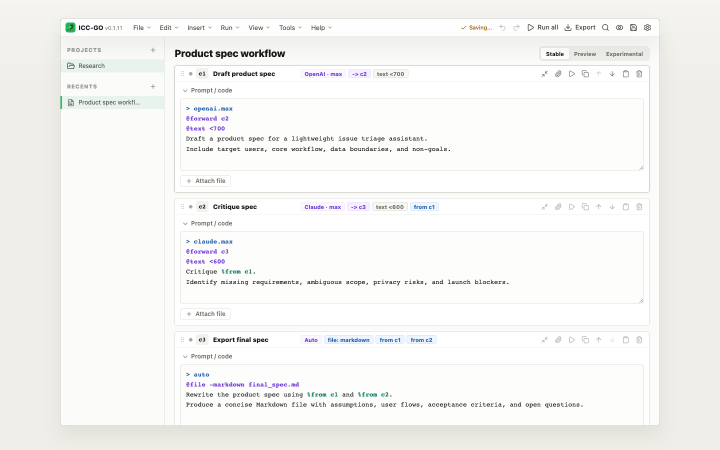
#> input picture docs/assets/icc-go-demo-source.png, 1440 x 900 px (shown at 1/2 size); the run also reads 1 picture not shown here
$ python create-demo-gif.py
#> lines starting #> are read from the running program, lines starting #| are printed output that depends on the picture
#!/usr/bin/env python3
from pathlib import Path

from PIL import Image, ImageDraw, ImageFont

ROOT = Path(__file__).resolve().parents[1]
DEMO_SOURCE_SCREENSHOT = ROOT / "docs" / "assets" / "icc-go-demo-source.png"
DEMO_SOURCE_C3_SCREENSHOT = ROOT / "docs" / "assets" / "icc-go-demo-source-c3.png"
SITE_SCREENSHOT = ROOT.parent / "icc-go-site" / "public" / "screenshots" / "notebook-home.png"
OUT = ROOT / "docs" / "assets" / "icc-go-60s-demo.gif"

W, H = 1180, 760
CAPTION_H = 90
SHOT_H = H - CAPTION_H
BG = "#f5f7ff"
INK = "#101010"
MUTED = "#62625d"
GREEN = "#29b83a"
GREEN_SOFT = "#e9f8ee"
BORDER = "#c7d8c5"
WHITE = "#ffffff"


def font(size, bold=False):
#> called with size = 26, bold = True
    candidates = [
        "/System/Library/Fonts/Supplemental/Arial Bold.ttf" if bold else "/System/Library/Fonts/Supplemental/Arial.ttf",
        "/System/Library/Fonts/Supplemental/Helvetica Bold.ttf" if bold else "/System/Library/Fonts/Supplemental/Helvetica.ttf",
        "/usr/share/fonts/truetype/dejavu/DejaVuSans-Bold.ttf" if bold else "/usr/share/fonts/truetype/dejavu/DejaVuSans.ttf",
    ]
    for candidate in candidates:
        try:
            return ImageFont.truetype(candidate, size)
        except OSError:
            pass
    return ImageFont.load_default()


TITLE = font(26, bold=True)
BODY = font(21)
SMALL = font(18)


SOURCES = {
    "top": DEMO_SOURCE_SCREENSHOT,
    "c3": DEMO_SOURCE_C3_SCREENSHOT,
}


def source_image(name="top"):
#> called with name = 'top'
    preferred = SOURCES.get(name, DEMO_SOURCE_SCREENSHOT)
    source = preferred if preferred.exists() else DEMO_SOURCE_SCREENSHOT
    source = source if source.exists() else SITE_SCREENSHOT
    if not source.exists():
        raise FileNotFoundError(
            f"Demo GIF needs a real notebook screenshot at {DEMO_SOURCE_SCREENSHOT} or {SITE_SCREENSHOT}."
        )
    return Image.open(source).convert("RGB")
#> returned value is the input picture: PIL image 1440x900 RGB; mean R, G, B 245.1, 245, 243.4


def cover_to_viewport(image, focus_rect):
#> called with focus_rect = (285, 125, 820, 435)
    scale = max(W / image.width, SHOT_H / image.height)
#> scale = 0.819
    resized = image.resize((round(image.width * scale), round(image.height * scale)), Image.Resampling.LANCZOS)
    left = max(0, (resized.width - W) // 2)
#> left = 0
    _, focus_y, _, focus_height = focus_rect
    focus_center = round((focus_y + focus_height / 2) * scale)
#> focus_center = 281
    top = max(0, min(resized.height - SHOT_H, focus_center - SHOT_H // 2))
#> top = 0
    crop = resized.crop((left, top, left + W, top + SHOT_H))
    return crop, scale, left, top


def transform_rect(rect, scale, left, top):
    x, y, width, height = rect
    return (
        round(x * scale - left),
        round(y * scale - top),
        round((x + width) * scale - left),
        round((y + height) * scale - top),
    )


def wrap_text(draw, text, max_width, line_font):
    words = text.split()
    lines = []
    current = ""
    for word in words:
        candidate = f"{current} {word}".strip()
        if current and draw.textbbox((0, 0), candidate, font=line_font)[2] > max_width:
            lines.append(current)
            current = word
        else:
            current = candidate
    if current:
        lines.append(current)
    return lines


def frame(step):
    source = source_image(step.get("source", "top"))
    base, scale, left, top = cover_to_viewport(source, step["rect"])
#> scale = 0.819; left = 0; top = 0
    img = Image.new("RGB", (W, H), BG)
    img.paste(base, (0, 0))

    draw = ImageDraw.Draw(img)
    rect = transform_rect(step["rect"], scale, left, top)
#> rect = (234, 102, 905, 459)
    draw.rounded_rectangle(rect, radius=16, outline=GREEN, width=4)

    draw.rounded_rectangle((0, SHOT_H, W, H), radius=0, fill=WHITE)
    draw.line((0, SHOT_H, W, SHOT_H), fill=BORDER, width=2)
    draw.rounded_rectangle((42, SHOT_H + 24, 114, SHOT_H + 58), radius=17, fill=GREEN_SOFT)
    draw.text((65, SHOT_H + 28), step["index"], fill=GREEN, font=SMALL)
    draw.text((138, SHOT_H + 18), step["title"], fill=INK, font=TITLE)

    y = SHOT_H + 52
    for line in wrap_text(draw, step["caption"], W - 180, BODY):
#> in wrap_text, `words = text.split()`: words = ['c1', 'keeps', 'the', 'prompt', 'readable', 'while', 'route,', 'output', 'limit,', 'and', '@forward', 'c2', 'stay', 'explicit.']
#> in wrap_text, `current = ""`: current = ''
        draw.text((138, y), line, fill=MUTED, font=BODY)
        y += 26
#> this loop made 1 pass
#> after the loop, y = 748
    return img


STEPS = [
    {
        "index": "01",
        "title": "Draft product spec",
        "caption": "c1 keeps the prompt readable while route, output limit, and @forward c2 stay explicit.",
        "rect": (285, 125, 820, 435),
    },
    {
        "index": "02",
        "title": "Critique with context",
        "caption": "c2 can reuse %from c1 directly, so prior output becomes addressable input instead of copied chat text.",
        "rect": (285, 565, 820, 370),
    },
    {
        "index": "03",
        "title": "Export an artifact",
        "caption": "c3 declares @file -markdown final_spec.md, making the expected output visible before the run.",
        "rect": (285, 500, 820, 425),
        "source": "c3",
    },
    {
        "index": "04",
        "title": "Inspect and share",
        "caption": "The notebook preserves cells, references, run history, and generated files as one reproducible workflow.",
        "rect": (1120, 78, 300, 790),
    },
]


def main():
    OUT.parent.mkdir(parents=True, exist_ok=True)
    frames = [frame(step) for step in STEPS]
#> call 2 of cover_to_viewport, with focus_rect = (285, 565, 820, 370)
#> in cover_to_viewport (call 2), `crop = resized.crop((left, top, left + W, top + SHOT_H))`:
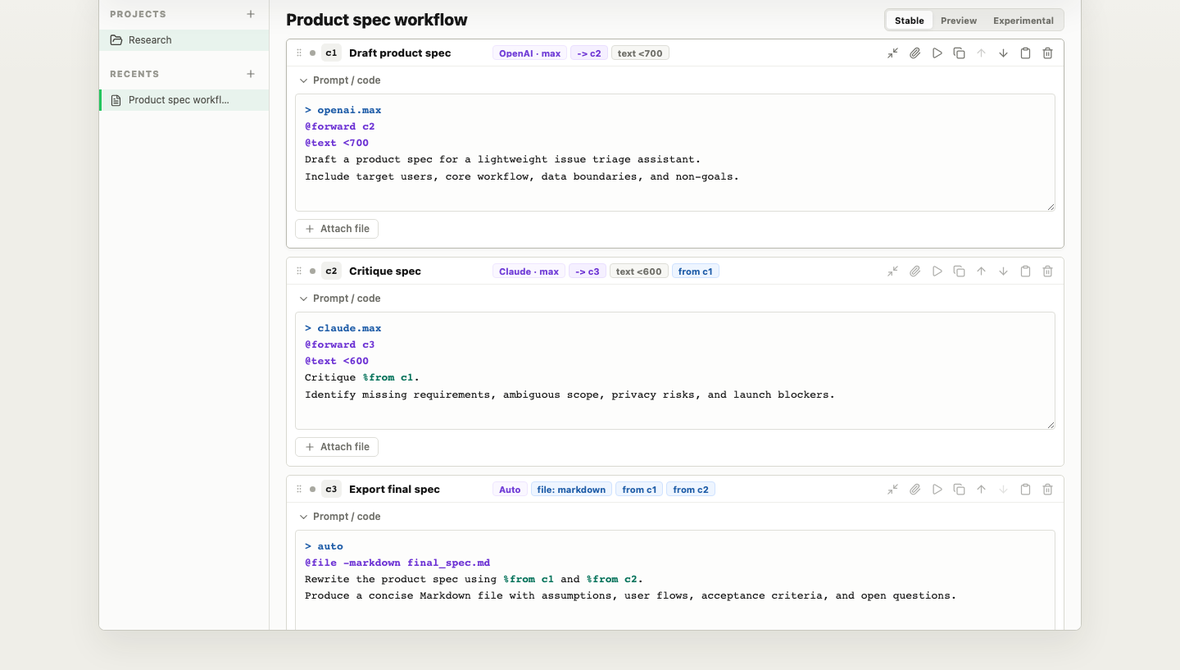
#> crop: PIL image 1180x670 RGB; mean R, G, B 245.2, 245.1, 243.6
#> in frame (call 2), `base, scale, left, top = cover_to_viewport(source, step["rect"])`: top = 68
#> in frame (call 2), `img.paste(base, (0, 0))`:
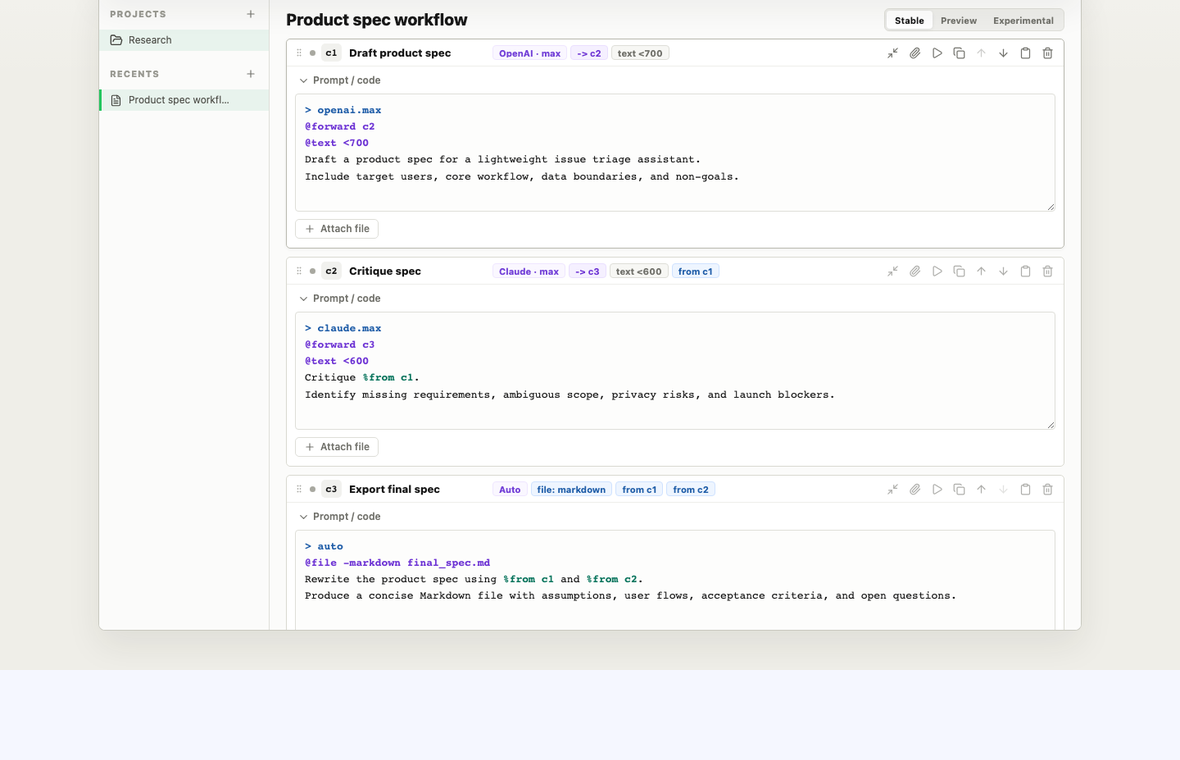
#> img: PIL image 1180x760 RGB; mean R, G, B 245.2, 245.3, 244.9
#> in frame (call 2), `rect = transform_rect(step["rect"], scale, left, top)`: rect = (234, 395, 905, 698)
#> the loop in frame (call 2), `for line in wrap_text(draw, step["caption"], W - 180, BODY):` made 2 passes
#> (line, y) on pass 2: ('chat text.', 774)
#> after the loop in frame (call 2), `for line in wrap_text(draw, step["caption"], W - 180, BODY):`: y = 774
#> call 4 of cover_to_viewport, with focus_rect = (1120, 78, 300, 790)
#> in cover_to_viewport (call 4), `crop = resized.crop((left, top, left + W, top + SHOT_H))`:
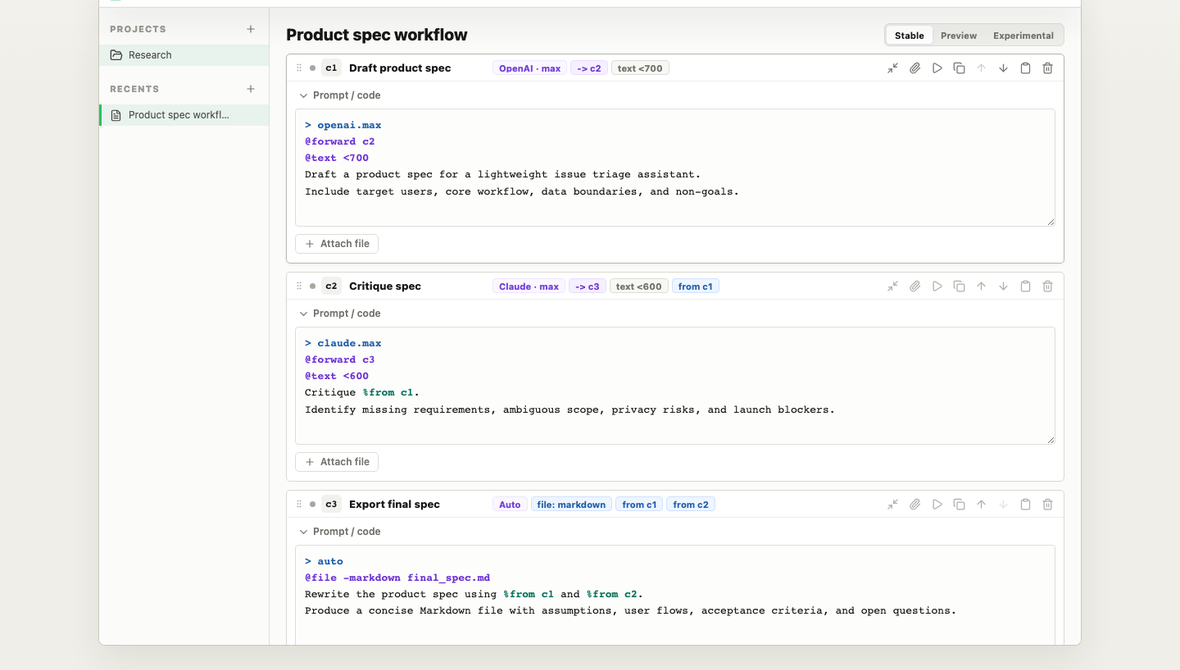
#> crop: PIL image 1180x670 RGB; mean R, G, B 245.4, 245.3, 243.9
#> in frame (call 4), `base, scale, left, top = cover_to_viewport(source, step["rect"])`: top = 53
#> in frame (call 4), `img.paste(base, (0, 0))`:
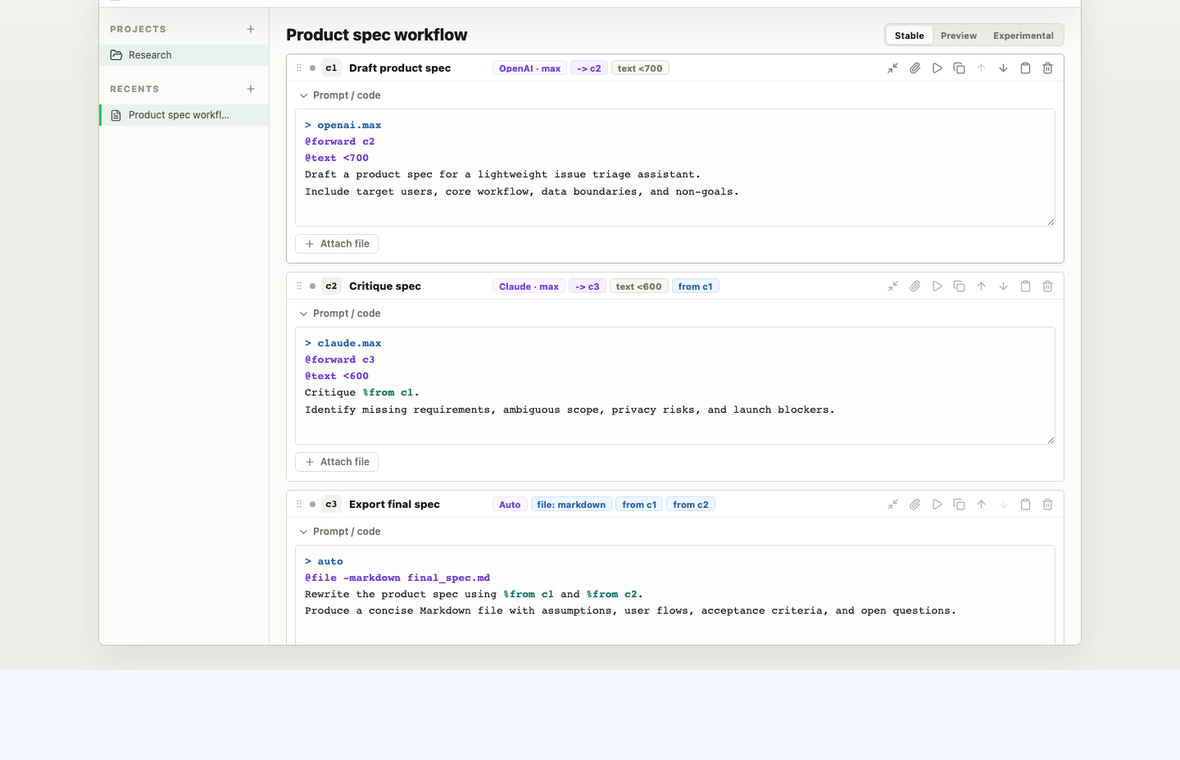
#> img: PIL image 1180x760 RGB; mean R, G, B 245.3, 245.5, 245.2
#> in frame (call 4), `rect = transform_rect(step["rect"], scale, left, top)`: rect = (918, 11, 1164, 658)
#> the loop in frame (call 4), `for line in wrap_text(draw, step["caption"], W - 180, BODY):` made 2 passes
#> after the loop in frame (call 4), `for line in wrap_text(draw, step["caption"], W - 180, BODY):`: y = 774
#> frames = 4 items
    frames[0].save(
        OUT,
        save_all=True,
        append_images=frames[1:],
        duration=[2600, 2600, 2600, 3000],
        loop=0,
        optimize=True,
    )
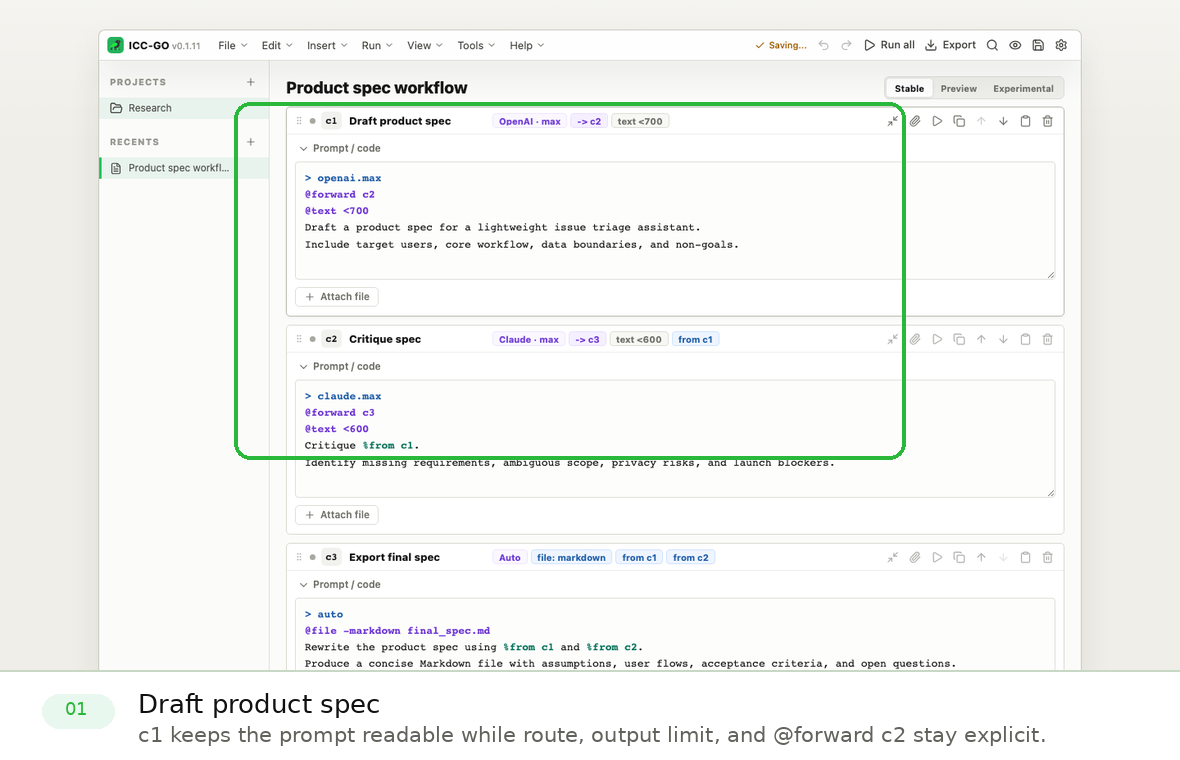
#> saved as icc-go-60s-demo.gif: PIL image 1180x760 RGB; mean R, G, B 243.5, 244.8, 242.4
    print(f"Generated {OUT}")


if __name__ == "__main__":
    main()
